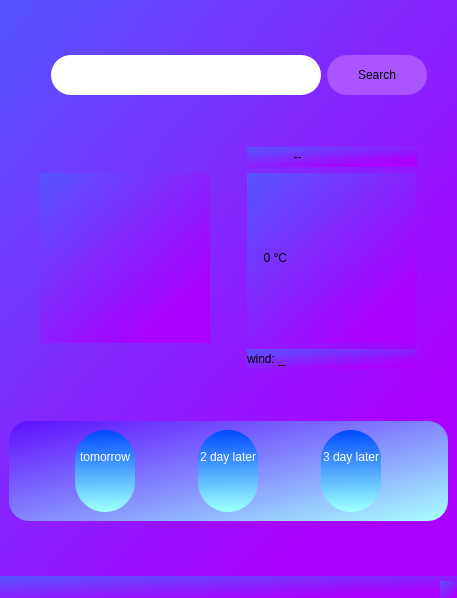
<?xml version="1.0" encoding="UTF-8"?>
<ui version="4.0">
 <class>weather</class>
 <widget class="QMainWindow" name="weather">
  <property name="geometry">
   <rect>
    <x>0</x>
    <y>0</y>
    <width>457</width>
    <height>598</height>
   </rect>
  </property>
  <property name="windowTitle">
   <string>MainWindow</string>
  </property>
  <property name="styleSheet">
   <string notr="true">background-color: qlineargradient(spread:pad, x1:0, y1:0, x2:0.773, y2:0.840909, stop:0 rgba(85, 85, 255, 255), stop:1 rgba(170, 0, 255, 255));</string>
  </property>
  <widget class="QWidget" name="centralwidget">
   <layout class="QGridLayout" name="gridLayout">
    <item row="2" column="0" colspan="5">
     <widget class="QFrame" name="horizontalFrame">
      <property name="maximumSize">
       <size>
        <width>16777215</width>
        <height>100</height>
       </size>
      </property>
      <property name="styleSheet">
       <string notr="true">background-color: qlineargradient(spread:pad, x1:0, y1:0, x2:0.994318, y2:1, stop:0 rgba(95, 13, 255, 255), stop:1 rgba(168, 255, 255, 255));
border-radius: 20px;</string>
      </property>
      <layout class="QHBoxLayout" name="horizontalLayout">
       <item>
        <widget class="QPushButton" name="pushButton_3">
         <property name="sizePolicy">
          <sizepolicy hsizetype="Expanding" vsizetype="Expanding">
           <horstretch>0</horstretch>
           <verstretch>0</verstretch>
          </sizepolicy>
         </property>
         <property name="minimumSize">
          <size>
           <width>60</width>
           <height>0</height>
          </size>
         </property>
         <property name="maximumSize">
          <size>
           <width>60</width>
           <height>280</height>
          </size>
         </property>
         <property name="styleSheet">
          <string notr="true">border-radius: 30px;
background-color: qlineargradient(spread:pad, x1:0.494318, y1:0, x2:0.505273, y2:0.977273, stop:0 rgba(0, 73, 255, 255), stop:1 rgba(155, 255, 255, 255));
font: 10pt &quot;MRT_Ghafeleh&quot;;
color: rgb(255, 255, 255);</string>
         </property>
         <property name="text">
          <string>tomorrow 

</string>
         </property>
        </widget>
       </item>
       <item>
        <widget class="QPushButton" name="pushButton_2">
         <property name="sizePolicy">
          <sizepolicy hsizetype="Expanding" vsizetype="Expanding">
           <horstretch>0</horstretch>
           <verstretch>0</verstretch>
          </sizepolicy>
         </property>
         <property name="minimumSize">
          <size>
           <width>60</width>
           <height>0</height>
          </size>
         </property>
         <property name="maximumSize">
          <size>
           <width>60</width>
           <height>280</height>
          </size>
         </property>
         <property name="styleSheet">
          <string notr="true">border-radius: 30px;
background-color: qlineargradient(spread:pad, x1:0.494318, y1:0, x2:0.505273, y2:0.977273, stop:0 rgba(0, 73, 255, 255), stop:1 rgba(155, 255, 255, 255));
font: 10pt &quot;MRT_Ghafeleh&quot;;
color: rgb(255, 255, 255);</string>
         </property>
         <property name="text">
          <string>2 day later

</string>
         </property>
        </widget>
       </item>
       <item>
        <widget class="QPushButton" name="pushButton">
         <property name="sizePolicy">
          <sizepolicy hsizetype="Expanding" vsizetype="Expanding">
           <horstretch>0</horstretch>
           <verstretch>0</verstretch>
          </sizepolicy>
         </property>
         <property name="minimumSize">
          <size>
           <width>60</width>
           <height>0</height>
          </size>
         </property>
         <property name="maximumSize">
          <size>
           <width>60</width>
           <height>280</height>
          </size>
         </property>
         <property name="styleSheet">
          <string notr="true">border-radius: 30px;
background-color: qlineargradient(spread:pad, x1:0.494318, y1:0, x2:0.505273, y2:0.977273, stop:0 rgba(0, 73, 255, 255), stop:1 rgba(155, 255, 255, 255));
font: 10pt &quot;MRT_Ghafeleh&quot;;
color: rgb(255, 255, 255);</string>
         </property>
         <property name="text">
          <string>3 day later

</string>
         </property>
        </widget>
       </item>
      </layout>
     </widget>
    </item>
    <item row="1" column="0" colspan="5">
     <layout class="QGridLayout" name="gridLayout_2">
      <item row="2" column="1">
       <widget class="QLabel" name="temp_lb">
        <property name="enabled">
         <bool>true</bool>
        </property>
        <property name="sizePolicy">
         <sizepolicy hsizetype="Preferred" vsizetype="Preferred">
          <horstretch>0</horstretch>
          <verstretch>0</verstretch>
         </sizepolicy>
        </property>
        <property name="maximumSize">
         <size>
          <width>170</width>
          <height>170</height>
         </size>
        </property>
        <property name="styleSheet">
         <string notr="true">font: 700 32pt &quot;MRT_Ghafeleh&quot;;
color: rgb(255, 255, 255);
background-color: f&quot;{main_window_bg_color.name()}&quot;;</string>
        </property>
        <property name="text">
         <string>     0 °C</string>
        </property>
       </widget>
      </item>
      <item row="1" column="1">
       <widget class="QLabel" name="dec_lb">
        <property name="maximumSize">
         <size>
          <width>170</width>
          <height>20</height>
         </size>
        </property>
        <property name="styleSheet">
         <string notr="true">font: 700 16pt &quot;MRT_Ghafeleh&quot;;
color: rgb(255, 255, 255);
background-color: f&quot;{main_window_bg_color.name()}&quot;;</string>
        </property>
        <property name="text">
         <string>              --</string>
        </property>
       </widget>
      </item>
      <item row="2" column="0">
       <widget class="QLabel" name="icon_lb">
        <property name="maximumSize">
         <size>
          <width>170</width>
          <height>170</height>
         </size>
        </property>
        <property name="styleSheet">
         <string notr="true">background-color: f&quot;{main_window_bg_color.name()}&quot;;</string>
        </property>
        <property name="text">
         <string/>
        </property>
       </widget>
      </item>
      <item row="3" column="1">
       <widget class="QLabel" name="wind_lb">
        <property name="maximumSize">
         <size>
          <width>170</width>
          <height>20</height>
         </size>
        </property>
        <property name="styleSheet">
         <string notr="true">font: 16pt &quot;MRT_Ghafeleh&quot;;
color: rgb(255, 255, 255);
background-color: f&quot;{main_window_bg_color.name()}&quot;;</string>
        </property>
        <property name="text">
         <string>wind: _</string>
        </property>
       </widget>
      </item>
     </layout>
    </item>
    <item row="0" column="3">
     <widget class="QPushButton" name="btn_search">
      <property name="sizePolicy">
       <sizepolicy hsizetype="Expanding" vsizetype="Expanding">
        <horstretch>0</horstretch>
        <verstretch>0</verstretch>
       </sizepolicy>
      </property>
      <property name="minimumSize">
       <size>
        <width>80</width>
        <height>40</height>
       </size>
      </property>
      <property name="maximumSize">
       <size>
        <width>100</width>
        <height>40</height>
       </size>
      </property>
      <property name="styleSheet">
       <string notr="true">background-color: rgb(170, 85, 255);
border-radius: 20px;
color: rgb(0, 0, 0);
font: 700 15pt &quot;calibri&quot;;</string>
      </property>
      <property name="text">
       <string>Search</string>
      </property>
     </widget>
    </item>
    <item row="0" column="2">
     <widget class="QLineEdit" name="txt_box">
      <property name="sizePolicy">
       <sizepolicy hsizetype="Expanding" vsizetype="Expanding">
        <horstretch>0</horstretch>
        <verstretch>0</verstretch>
       </sizepolicy>
      </property>
      <property name="minimumSize">
       <size>
        <width>170</width>
        <height>40</height>
       </size>
      </property>
      <property name="maximumSize">
       <size>
        <width>270</width>
        <height>40</height>
       </size>
      </property>
      <property name="styleSheet">
       <string notr="true">background-color: rgb(255, 255, 255);
border-radius: 20px;
font: 15pt &quot;Calibri&quot;;</string>
      </property>
     </widget>
    </item>
   </layout>
  </widget>
  <widget class="QMenuBar" name="menubar">
   <property name="geometry">
    <rect>
     <x>0</x>
     <y>0</y>
     <width>457</width>
     <height>22</height>
    </rect>
   </property>
  </widget>
  <widget class="QStatusBar" name="statusbar"/>
 </widget>
 <resources/>
 <connections/>
</ui>
